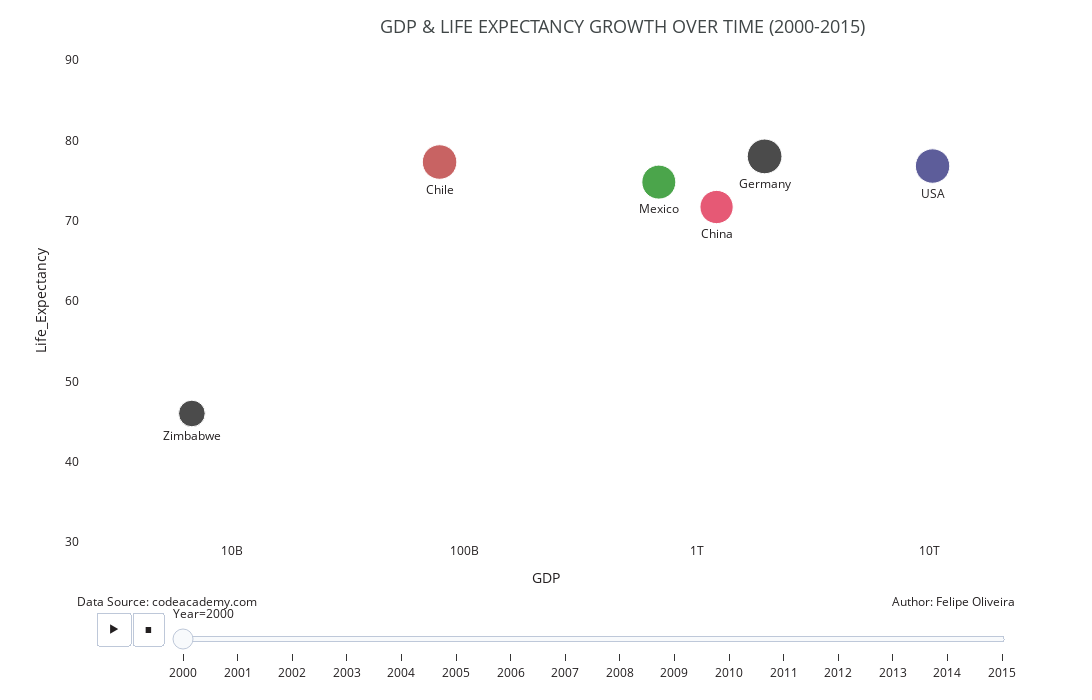

Here is the notebook cell this chart was saved with:
### Markdown cell above
### Life expectancy / GDP growth & correlation over time in the six nations (Animated Charts)

### Code cell
# Plot the data
fig = px.scatter(df, x="GDP", y="Life_Expectancy", animation_frame="Year", animation_group="Country", color="Country", hover_name="Country", size='Life_Expectancy',
                 size_max=25, range_x=[np.amin(df.GDP)*0.5, np.amax(df.GDP)*1.25], range_y=[30, 90], text="Country", log_x=True, color_discrete_map={"Chile": "firebrick", "China": "crimson", "Germany": "black", "Mexico": "green", "USA": "midnightblue", "Zimbabwe": "black"}, width=1600,height=700)


# Set background color, font and x-ticks
fig.update_layout(plot_bgcolor='white',
                  font=dict(color="#231F20", size=12), showlegend=False, 
                  xaxis=dict(
                      tickmode='linear',
                      tick0=10000000000,
                      dtick=- 0.1
                  )
                  )

# Centraliza text of the points
fig.update_traces(textposition='bottom center')

# create the data source of the graph
fig.add_annotation(text = "Data Source: codeacademy.com",
                    xref = "paper",
                    yref = "paper",
                    x = -0.005,
                    y = -0.145,
                    showarrow = False,
                    font = dict(size = 12),
                    align = "left",
                    xanchor = "left")
# create author of the graph
fig.add_annotation(text = "Author: Felipe Oliveira",
                    xref = "paper",
                    yref = "paper",
                    x = 1.005,
                    y = -0.145,
                    showarrow = False,
                    font = dict(size = 12),
                    align = "right",
                    xanchor = "right")

# Graph title annotation
fig.add_annotation(text = "GDP & LIFE EXPECTANCY GROWTH OVER TIME (2000-2015)",
                    xref = "paper",
                    yref = "paper",
                    x = 0.32,
                    y = 1.10,
                    showarrow = False,
                    xanchor = "left",
                    font = dict(color = "#404647", size = 18))

# Fix renderization of the graph for VS Code
# fig.show(renderer='notebook_connected')

### Figure 1 — Plotly figure (JSON) as saved in the notebook; plotly's stock layout.template omitted (floating-point values rounded to 4 significant figures)
{"data": [{"hovertemplate": "<b>%{hovertext}</b><br><br>Country=%{text}<br>Year=2000<br>GDP=%{x}<br>Life_Expectancy=%{marker.size}<extra></extra>", "hovertext": ["Chile"], "ids": ["Chile"], "legendgroup": "Chile", "marker": {"color": "firebrick", "size": [77.3], "sizemode": "area", "sizeref": 0.1296, "symbol": "circle"}, "mode": "markers+text", "name": "Chile", "orientation": "v", "showlegend": true, "text": ["Chile"], "textposition": "bottom center", "type": "scatter", "x": [77860932152], "xaxis": "x", "y": [77.3], "yaxis": "y"}, {"hovertemplate": "<b>%{hovertext}</b><br><br>Country=%{text}<br>Year=2000<br>GDP=%{x}<br>Life_Expectancy=%{marker.size}<extra></extra>", "hovertext": ["China"], "ids": ["China"], "legendgroup": "China", "marker": {"color": "crimson", "size": [71.7], "sizemode": "area", "sizeref": 0.1296, "symbol": "circle"}, "mode": "markers+text", "name": "China", "orientation": "v", "showlegend": true, "text": ["China"], "textposition": "bottom center", "type": "scatter", "x": [1211350000000], "xaxis": "x", "y": [71.7], "yaxis": "y"}, {"hovertemplate": "<b>%{hovertext}</b><br><br>Country=%{text}<br>Year=2000<br>GDP=%{x}<br>Life_Expectancy=%{marker.size}<extra></extra>", "hovertext": ["Germany"], "ids": ["Germany"], "legendgroup": "Germany", "marker": {"color": "black", "size": [78], "sizemode": "area", "sizeref": 0.1296, "symbol": "circle"}, "mode": "markers+text", "name": "Germany", "orientation": "v", "showlegend": true, "text": ["Germany"], "textposition": "bottom center", "type": "scatter", "x": [1949950000000], "xaxis": "x", "y": [78], "yaxis": "y"}, {"hovertemplate": "<b>%{hovertext}</b><br><br>Country=%{text}<br>Year=2000<br>GDP=%{x}<br>Life_Expectancy=%{marker.size}<extra></extra>", "hovertext": ["Mexico"], "ids": ["Mexico"], "legendgroup": "Mexico", "marker": {"color": "green", "size": [74.8], "sizemode": "area", "sizeref": 0.1296, "symbol": "circle"}, "mode": "markers+text", "name": "Mexico", "orientation": "v", "showlegend": true, "text": ["Mexico"], "textposition": "bottom center", "type": "scatter", "x": [683648000000], "xaxis": "x", "y": [74.8], "yaxis": "y"}, {"hovertemplate": "<b>%{hovertext}</b><br><br>Country=%{text}<br>Year=2000<br>GDP=%{x}<br>Life_Expectancy=%{marker.size}<extra></extra>", "hovertext": ["USA"], "ids": ["USA"], "legendgroup": "USA", "marker": {"color": "midnightblue", "size": [76.8], "sizemode": "area", "sizeref": 0.1296, "symbol": "circle"}, "mode": "markers+text", "name": "USA", "orientation": "v", "showlegend": true, "text": ["USA"], "textposition": "bottom center", "type": "scatter", "x": [10300000000000], "xaxis": "x", "y": [76.8], "yaxis": "y"}, {"hovertemplate": "<b>%{hovertext}</b><br><br>Country=%{text}<br>Year=2000<br>GDP=%{x}<br>Life_Expectancy=%{marker.size}<extra></extra>", "hovertext": ["Zimbabwe"], "ids": ["Zimbabwe"], "legendgroup": "Zimbabwe", "marker": {"color": "black", "size": [46], "sizemode": "area", "sizeref": 0.1296, "symbol": "circle"}, "mode": "markers+text", "name": "Zimbabwe", "orientation": "v", "showlegend": true, "text": ["Zimbabwe"], "textposition": "bottom center", "type": "scatter", "x": [6689957600], "xaxis": "x", "y": [46], "yaxis": "y"}], "layout": {"annotations": [{"align": "left", "font": {"size": 12}, "showarrow": false, "text": "Data Source: codeacademy.com", "x": -0.005, "xanchor": "left", "xref": "paper", "y": -0.145, "yref": "paper"}, {"align": "right", "font": {"size": 12}, "showarrow": false, "text": "Author: Felipe Oliveira", "x": 1.005, "xanchor": "right", "xref": "paper", "y": -0.145, "yref": "paper"}, {"font": {"color": "#404647", "size": 18}, "showarrow": false, "text": "GDP & LIFE EXPECTANCY GROWTH OVER TIME (2000-2015)", "x": 0.32, "xanchor": "left", "xref": "paper", "y": 1.1, "yref": "paper"}], "font": {"color": "#231F20", "size": 12}, "height": 700, "legend": {"itemsizing": "constant", "title": {"text": "Country"}, "tracegroupgap": 0}, "margin": {"t": 60}, "plot_bgcolor": "white", "showlegend": false, "sliders": [{"active": 0, "currentvalue": {"prefix": "Year="}, "len": 0.9, "pad": {"b": 10, "t": 60}, "steps": [{"args": [["2000"], {"frame": {"duration": 0, "redraw": false}, "fromcurrent": true, "mode": "immediate", "transition": {"duration": 0, "easing": "linear"}}], "label": "2000", "method": "animate"}, {"args": [["2001"], {"frame": {"duration": 0, "redraw": false}, "fromcurrent": true, "mode": "immediate", "transition": {"duration": 0, "easing": "linear"}}], "label": "2001", "method": "animate"}, {"args": [["2002"], {"frame": {"duration": 0, "redraw": false}, "fromcurrent": true, "mode": "immediate", "transition": {"duration": 0, "easing": "linear"}}], "label": "2002", "method": "animate"}, {"args": [["2003"], {"frame": {"duration": 0, "redraw": false}, "fromcurrent": true, "mode": "immediate", "transition": {"duration": 0, "easing": "linear"}}], "label": "2003", "method": "animate"}, {"args": [["2004"], {"frame": {"duration": 0, "redraw": false}, "fromcurrent": true, "mode": "immediate", "transition": {"duration": 0, "easing": "linear"}}], "label": "2004", "method": "animate"}, {"args": [["2005"], {"frame": {"duration": 0, "redraw": false}, "fromcurrent": true, "mode": "immediate", "transition": {"duration": 0, "easing": "linear"}}], "label": "2005", "method": "animate"}, {"args": [["2006"], {"frame": {"duration": 0, "redraw": false}, "fromcurrent": true, "mode": "immediate", "transition": {"duration": 0, "easing": "linear"}}], "label": "2006", "method": "animate"}, {"args": [["2007"], {"frame": {"duration": 0, "redraw": false}, "fromcurrent": true, "mode": "immediate", "transition": {"duration": 0, "easing": "linear"}}], "label": "2007", "method": "animate"}, {"args": [["2008"], {"frame": {"duration": 0, "redraw": false}, "fromcurrent": true, "mode": "immediate", "transition": {"duration": 0, "easing": "linear"}}], "label": "2008", "method": "animate"}, {"args": [["2009"], {"frame": {"duration": 0, "redraw": false}, "fromcurrent": true, "mode": "immediate", "transition": {"duration": 0, "easing": "linear"}}], "label": "2009", "method": "animate"}, {"args": [["2010"], {"frame": {"duration": 0, "redraw": false}, "fromcurrent": true, "mode": "immediate", "transition": {"duration": 0, "easing": "linear"}}], "label": "2010", "method": "animate"}, {"args": [["2011"], {"frame": {"duration": 0, "redraw": false}, "fromcurrent": true, "mode": "immediate", "transition": {"duration": 0, "easing": "linear"}}], "label": "2011", "method": "animate"}, {"args": [["2012"], {"frame": {"duration": 0, "redraw": false}, "fromcurrent": true, "mode": "immediate", "transition": {"duration": 0, "easing": "linear"}}], "label": "2012", "method": "animate"}, {"args": [["2013"], {"frame": {"duration": 0, "redraw": false}, "fromcurrent": true, "mode": "immediate", "transition": {"duration": 0, "easing": "linear"}}], "label": "2013", "method": "animate"}, {"args": [["2014"], {"frame": {"duration": 0, "redraw": false}, "fromcurrent": true, "mode": "immediate", "transition": {"duration": 0, "easing": "linear"}}], "label": "2014", "method": "animate"}, {"args": [["2015"], {"frame": {"duration": 0, "redraw": false}, "fromcurrent": true, "mode": "immediate", "transition": {"duration": 0, "easing": "linear"}}], "label": "2015", "method": "animate"}], "x": 0.1, "xanchor": "left", "y": 0, "yanchor": "top"}], "updatemenus": [{"buttons": [{"args": [null, {"frame": {"duration": 500, "redraw": false}, "fromcurrent": true, "mode": "immediate", "transition": {"duration": 500, "easing": "linear"}}], "label": "&#9654;", "method": "animate"}, {"args": [[null], {"frame": {"duration": 0, "redraw": false}, "fromcurrent": true, "mode": "immediate", "transition": {"duration": 0, "easing": "linear"}}], "label": "&#9724;", "method": "animate"}], "direction": "left", "pad": {"r": 10, "t": 70}, "showactive": false, "type": "buttons", "x": 0.1, "xanchor": "right", "y": 0, "yanchor": "top"}], "width": 1600, "xaxis": {"anchor": "y", "domain": [0, 1], "dtick": -0.1, "range": [9.344, 13.35], "tick0": 10000000000, "tickmode": "linear", "title": {"text": "GDP"}, "type": "log"}, "yaxis": {"anchor": "x", "domain": [0, 1], "range": [30, 90], "title": {"text": "Life_Expectancy"}}}}
